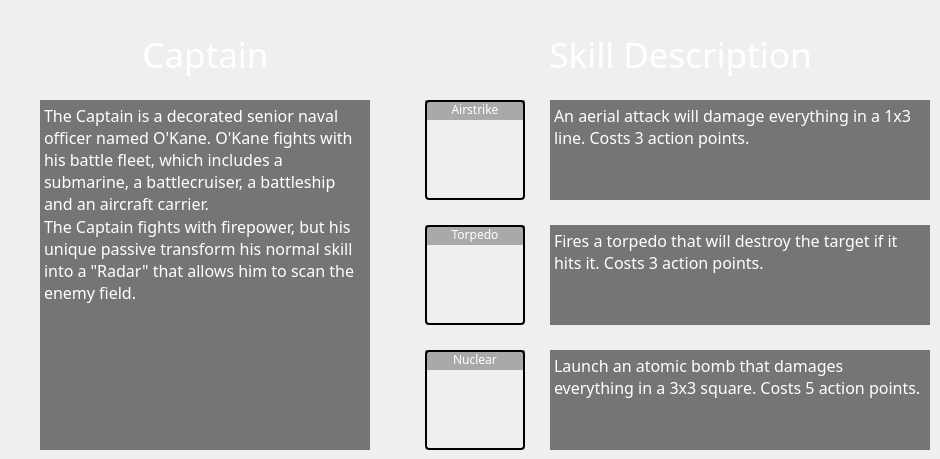
      <widget class="QWidget" name="info_captain">
       <widget class="QFrame" name="info_captain_skill1_icon">
        <property name="geometry">
         <rect>
          <x>425</x>
          <y>100</y>
          <width>100</width>
          <height>100</height>
         </rect>
        </property>
        <property name="styleSheet">
         <string notr="true">border-radius: 4px;
border: 2px solid black;
image: url(:/resources/airstrike.png)  2 2 2 2 stretch stretch;
</string>
        </property>
        <property name="frameShape">
         <enum>QFrame::StyledPanel</enum>
        </property>
        <property name="frameShadow">
         <enum>QFrame::Raised</enum>
        </property>
        <property name="lineWidth">
         <number>5</number>
        </property>
       </widget>
       <widget class="QFrame" name="info_captain_ultimate_icon">
        <property name="geometry">
         <rect>
          <x>425</x>
          <y>350</y>
          <width>100</width>
          <height>100</height>
         </rect>
        </property>
        <property name="styleSheet">
         <string notr="true">border-radius: 4px;
border: 2px solid black;
image: url(:/resources/nuclearbomb.png) 2 2 2 2 stretch stretch;</string>
        </property>
        <property name="frameShape">
         <enum>QFrame::StyledPanel</enum>
        </property>
        <property name="frameShadow">
         <enum>QFrame::Raised</enum>
        </property>
        <property name="lineWidth">
         <number>5</number>
        </property>
       </widget>
       <widget class="QFrame" name="info_captain_skill2_icon">
        <property name="geometry">
         <rect>
          <x>425</x>
          <y>225</y>
          <width>100</width>
          <height>100</height>
         </rect>
        </property>
        <property name="styleSheet">
         <string notr="true">border-radius: 4px;
border: 2px solid black;
image: url(:/resources/torpedo.png)  2 2 2 2 stretch stretch;</string>
        </property>
        <property name="frameShape">
         <enum>QFrame::StyledPanel</enum>
        </property>
        <property name="frameShadow">
         <enum>QFrame::Raised</enum>
        </property>
        <property name="lineWidth">
         <number>5</number>
        </property>
       </widget>
       <widget class="QPlainTextEdit" name="info_captain_skill1_text">
        <property name="geometry">
         <rect>
          <x>550</x>
          <y>100</y>
          <width>380</width>
          <height>100</height>
         </rect>
        </property>
        <property name="maximumSize">
         <size>
          <width>380</width>
          <height>100</height>
         </size>
        </property>
        <property name="font">
         <font>
          <family>Vanilla Extract</family>
          <pointsize>12</pointsize>
         </font>
        </property>
        <property name="styleSheet">
         <string notr="true">color:white;
background-color: rgba(0, 0, 0, 130);
border:0px;</string>
        </property>
        <property name="verticalScrollBarPolicy">
         <enum>Qt::ScrollBarAlwaysOff</enum>
        </property>
        <property name="horizontalScrollBarPolicy">
         <enum>Qt::ScrollBarAlwaysOff</enum>
        </property>
        <property name="plainText">
         <string>An aerial attack will damage everything in a 1x3 line. Costs 3 action points.</string>
        </property>
        <property name="textInteractionFlags">
         <set>Qt::NoTextInteraction</set>
        </property>
       </widget>
       <widget class="QPlainTextEdit" name="info_captain_skill2_text">
        <property name="geometry">
         <rect>
          <x>550</x>
          <y>225</y>
          <width>380</width>
          <height>100</height>
         </rect>
        </property>
        <property name="maximumSize">
         <size>
          <width>380</width>
          <height>100</height>
         </size>
        </property>
        <property name="font">
         <font>
          <family>Vanilla Extract</family>
          <pointsize>12</pointsize>
         </font>
        </property>
        <property name="styleSheet">
         <string notr="true">color:white;
background-color: rgba(0, 0, 0, 130);
border:0px;</string>
        </property>
        <property name="verticalScrollBarPolicy">
         <enum>Qt::ScrollBarAlwaysOff</enum>
        </property>
        <property name="horizontalScrollBarPolicy">
         <enum>Qt::ScrollBarAlwaysOff</enum>
        </property>
        <property name="plainText">
         <string>Fires a torpedo that will destroy the target if it hits it. Costs 3 action points.</string>
        </property>
        <property name="textInteractionFlags">
         <set>Qt::NoTextInteraction</set>
        </property>
       </widget>
       <widget class="QPlainTextEdit" name="info_captain_ultimate_text">
        <property name="geometry">
         <rect>
          <x>550</x>
          <y>350</y>
          <width>380</width>
          <height>100</height>
         </rect>
        </property>
        <property name="maximumSize">
         <size>
          <width>380</width>
          <height>100</height>
         </size>
        </property>
        <property name="font">
         <font>
          <family>Vanilla Extract</family>
          <pointsize>12</pointsize>
         </font>
        </property>
        <property name="styleSheet">
         <string notr="true">color:white;
background-color: rgba(0, 0, 0, 130);
border:0px;</string>
        </property>
        <property name="verticalScrollBarPolicy">
         <enum>Qt::ScrollBarAlwaysOff</enum>
        </property>
        <property name="horizontalScrollBarPolicy">
         <enum>Qt::ScrollBarAlwaysOff</enum>
        </property>
        <property name="sizeAdjustPolicy">
         <enum>QAbstractScrollArea::AdjustIgnored</enum>
        </property>
        <property name="plainText">
         <string>Launch an atomic bomb that damages everything in a 3x3 square. Costs 5 action points.</string>
        </property>
        <property name="textInteractionFlags">
         <set>Qt::NoTextInteraction</set>
        </property>
       </widget>
       <widget class="QLabel" name="info_captain_label">
        <property name="geometry">
         <rect>
          <x>40</x>
          <y>30</y>
          <width>331</width>
          <height>50</height>
         </rect>
        </property>
        <property name="font">
         <font>
          <family>KG Red Hands</family>
          <pointsize>26</pointsize>
         </font>
        </property>
        <property name="styleSheet">
         <string notr="true">color: white;</string>
        </property>
        <property name="text">
         <string>&lt;html&gt;&lt;head/&gt;&lt;body&gt;&lt;p align=&quot;center&quot;&gt;Captain&lt;/p&gt;&lt;/body&gt;&lt;/html&gt;</string>
        </property>
       </widget>
       <widget class="QLabel" name="info_captain_skill_label">
        <property name="geometry">
         <rect>
          <x>430</x>
          <y>30</y>
          <width>501</width>
          <height>50</height>
         </rect>
        </property>
        <property name="font">
         <font>
          <family>KG Red Hands</family>
          <pointsize>26</pointsize>
         </font>
        </property>
        <property name="styleSheet">
         <string notr="true">color: white;
</string>
        </property>
        <property name="text">
         <string>&lt;html&gt;&lt;head/&gt;&lt;body&gt;&lt;p align=&quot;center&quot;&gt;Skill Description&lt;/p&gt;&lt;/body&gt;&lt;/html&gt;</string>
        </property>
        <property name="textFormat">
         <enum>Qt::RichText</enum>
        </property>
       </widget>
       <widget class="QPlainTextEdit" name="info_captain_text">
        <property name="geometry">
         <rect>
          <x>40</x>
          <y>100</y>
          <width>330</width>
          <height>350</height>
         </rect>
        </property>
        <property name="maximumSize">
         <size>
          <width>380</width>
          <height>350</height>
         </size>
        </property>
        <property name="font">
         <font>
          <family>Vanilla Extract</family>
          <pointsize>12</pointsize>
         </font>
        </property>
        <property name="styleSheet">
         <string notr="true">color:white;
background-color: rgba(0, 0, 0, 130);
border:0px;</string>
        </property>
        <property name="verticalScrollBarPolicy">
         <enum>Qt::ScrollBarAlwaysOff</enum>
        </property>
        <property name="horizontalScrollBarPolicy">
         <enum>Qt::ScrollBarAlwaysOff</enum>
        </property>
        <property name="plainText">
         <string>The Captain is a decorated senior naval officer named O'Kane. O'Kane fights with his battle fleet, which includes a submarine, a battlecruiser, a battleship and an aircraft carrier. 
The Captain fights with firepower, but his unique passive transform his normal skill into a &quot;Radar&quot; that allows him to scan the enemy field.</string>
        </property>
        <property name="textInteractionFlags">
         <set>Qt::NoTextInteraction</set>
        </property>
       </widget>
       <widget class="QLabel" name="info_captain_skill1_label">
        <property name="geometry">
         <rect>
          <x>425</x>
          <y>100</y>
          <width>100</width>
          <height>20</height>
         </rect>
        </property>
        <property name="font">
         <font>
          <family>KG Red Hands</family>
          <pointsize>9</pointsize>
         </font>
        </property>
        <property name="styleSheet">
         <string notr="true">background-color: rgba(0, 0, 0, 75);
color: white;</string>
        </property>
        <property name="text">
         <string>&lt;html&gt;&lt;head/&gt;&lt;body&gt;&lt;p align=&quot;center&quot;&gt;Airstrike&lt;/p&gt;&lt;/body&gt;&lt;/html&gt;</string>
        </property>
       </widget>
       <widget class="QLabel" name="info_captain_skill2_label">
        <property name="geometry">
         <rect>
          <x>425</x>
          <y>225</y>
          <width>100</width>
          <height>20</height>
         </rect>
        </property>
        <property name="font">
         <font>
          <family>KG Red Hands</family>
          <pointsize>9</pointsize>
         </font>
        </property>
        <property name="styleSheet">
         <string notr="true">background-color: rgba(0, 0, 0, 75);
color: white;</string>
        </property>
        <property name="text">
         <string>&lt;html&gt;&lt;head/&gt;&lt;body&gt;&lt;p align=&quot;center&quot;&gt;Torpedo&lt;/p&gt;&lt;/body&gt;&lt;/html&gt;</string>
        </property>
       </widget>
       <widget class="QLabel" name="info_captain_ultimate_label">
        <property name="geometry">
         <rect>
          <x>425</x>
          <y>350</y>
          <width>100</width>
          <height>20</height>
         </rect>
        </property>
        <property name="font">
         <font>
          <family>KG Red Hands</family>
          <pointsize>9</pointsize>
         </font>
        </property>
        <property name="styleSheet">
         <string notr="true">background-color: rgba(0, 0, 0, 75);
color: white;</string>
        </property>
        <property name="text">
         <string>&lt;html&gt;&lt;head/&gt;&lt;body&gt;&lt;p align=&quot;center&quot;&gt;Nuclear&lt;/p&gt;&lt;/body&gt;&lt;/html&gt;</string>
        </property>
       </widget>
      </widget>
